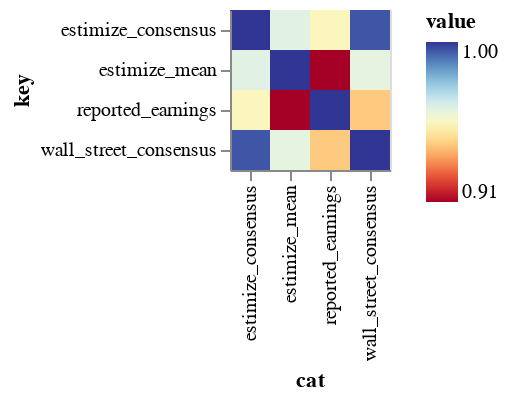

Here is the notebook cell this chart was saved with:
### Code cell
import altair as alt

corr_df = companyeps.corr()

pivot_cols = list(corr_df.columns)
corr_df['cat'] = corr_df.index

# actual chart
alt.Chart(corr_df).mark_rect(tooltip=True)\
   .transform_fold(pivot_cols)\
   .encode(
       x="cat:N", 
       y='key:N', 
       color=alt.Color("value:Q", scale=alt.Scale(scheme="redyellowblue"))
   )

### Figure 1 — Vega-Lite specification as saved in the notebook (floating-point values rounded to 4 significant figures)
{"config": {"view": {"continuousWidth": 400, "continuousHeight": 300}}, "data": {"name": "data-2a7fcc42ae8f3062a4e50e4b5c20d9bd"}, "mark": {"type": "rect", "tooltip": true}, "encoding": {"color": {"type": "quantitative", "field": "value", "scale": {"scheme": "redyellowblue"}}, "x": {"type": "nominal", "field": "cat"}, "y": {"type": "nominal", "field": "key"}}, "transform": [{"fold": ["reported_earnings", "estimize_consensus", "estimize_mean", "wall_street_consensus"]}], "$schema": "https://vega.github.io/schema/vega-lite/v4.8.1.json", "datasets": {"data-2a7fcc42ae8f3062a4e50e4b5c20d9bd": [{"reported_earnings": 1.0, "estimize_consensus": 0.9537, "estimize_mean": 0.9086, "wall_street_consensus": 0.9417, "cat": "reported_earnings"}, {"reported_earnings": 0.9537, "estimize_consensus": 1.0, "estimize_mean": 0.962, "wall_street_consensus": 0.9953, "cat": "estimize_consensus"}, {"reported_earnings": 0.9086, "estimize_consensus": 0.962, "estimize_mean": 1.0, "wall_street_consensus": 0.9606, "cat": "estimize_mean"}, {"reported_earnings": 0.9417, "estimize_consensus": 0.9953, "estimize_mean": 0.9606, "wall_street_consensus": 1.0, "cat": "wall_street_consensus"}]}}
